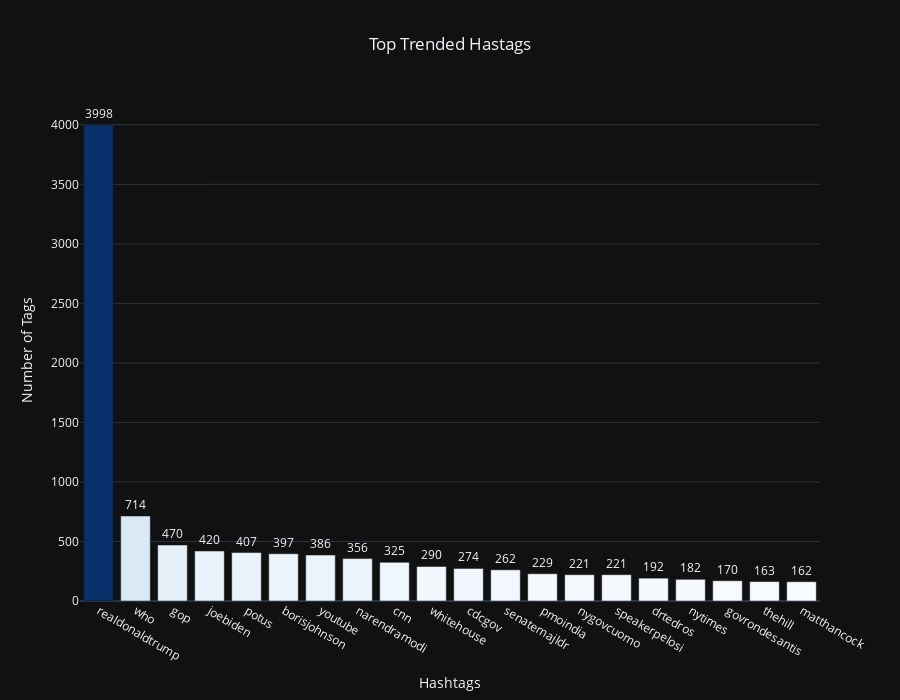

Source (notebook cell):
### Code cell
fig = go.Figure(go.Bar(x=top_mention_df['word'],
                       y=top_mention_df['count'],
                       marker={'color': top_mention_df['count'],'colorscale': 'blues'},  
                       text=top_mention_df['count'],
                       textposition = "outside"))

fig.update_layout(title_text='Top Trended Hastags ',
                  xaxis_title="Hashtags",
                  yaxis_title="Number of Tags ",
                  template="plotly_dark",
                  height=700,
                  title_x=0.5)
fig.show()

### Figure 1 — Plotly figure (JSON) as saved in the notebook; plotly's stock layout.template omitted (floating-point values rounded to 4 significant figures)
{"data": [{"marker": {"color": [3998, 714, 470, 420, 407, 397, 386, 356, 325, 290, 274, 262, 229, 221, 221, 192, 182, 170, 163, 162], "colorscale": [[0, "rgb(247,251,255)"], [0.125, "rgb(222,235,247)"], [0.25, "rgb(198,219,239)"], [0.375, "rgb(158,202,225)"], [0.5, "rgb(107,174,214)"], [0.625, "rgb(66,146,198)"], [0.75, "rgb(33,113,181)"], [0.875, "rgb(8,81,156)"], [1, "rgb(8,48,107)"]]}, "text": [3998, 714, 470, 420, 407, 397, 386, 356, 325, 290, 274, 262, 229, 221, 221, 192, 182, 170, 163, 162], "textposition": "outside", "type": "bar", "x": ["realdonaldtrump", "who", "gop", "joebiden", "potus", "borisjohnson", "youtube", "narendramodi", "cnn", "whitehouse", "cdcgov", "senatemajldr", "pmoindia", "nygovcuomo", "speakerpelosi", "drtedros", "nytimes", "govrondesantis", "thehill", "matthancock"], "y": [3998, 714, 470, 420, 407, 397, 386, 356, 325, 290, 274, 262, 229, 221, 221, 192, 182, 170, 163, 162]}], "layout": {"height": 700, "title": {"text": "Top Trended Hastags ", "x": 0.5}, "xaxis": {"title": {"text": "Hashtags"}}, "yaxis": {"title": {"text": "Number of Tags "}}}}
